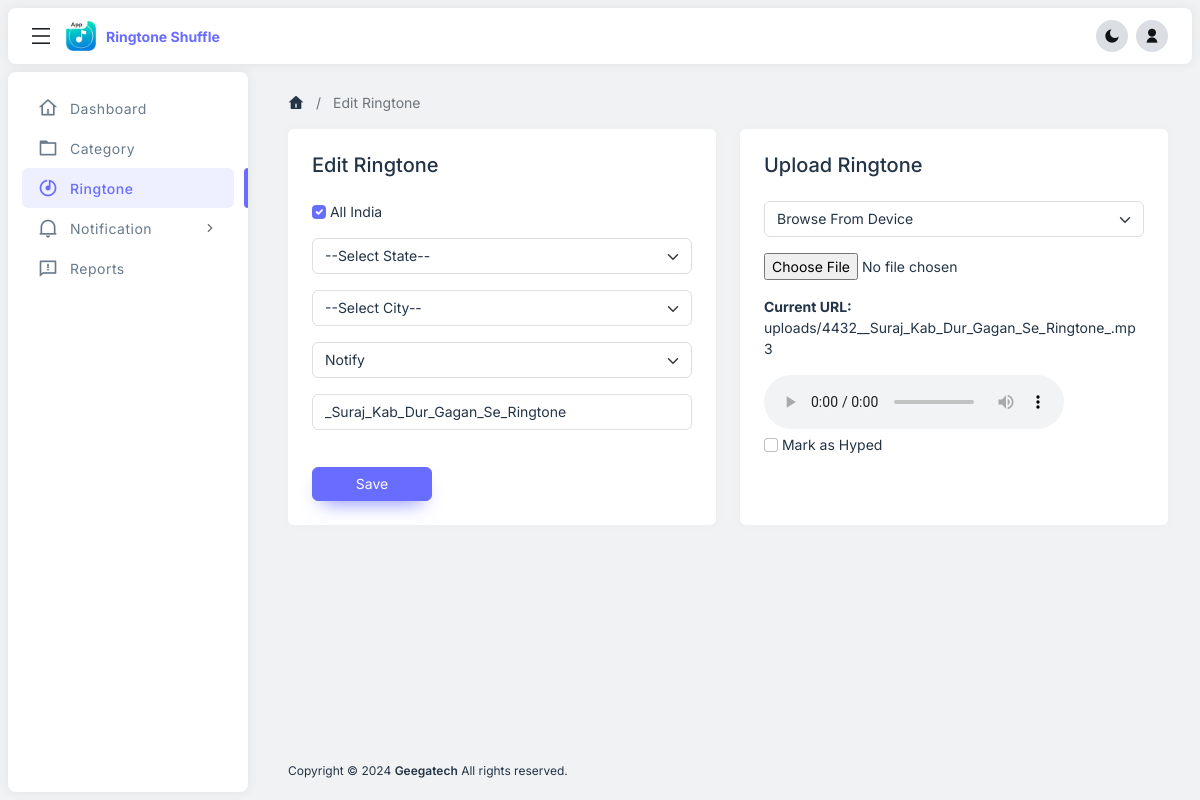
The page /create_ringtone.php?ringtone_id=22 (signed in) on the database its author committed.
### tables this page shows
CREATE TABLE `tbl_ringtone` (
  `id` int(11) NOT NULL,
  `cat_id` int(11) NOT NULL,
  `state_id` int(11) DEFAULT NULL,
  `city_id` int(11) DEFAULT NULL,
  `user_id` int(11) NOT NULL,
  `ringtone_title` varchar(255) NOT NULL,
  `ringtone_url` text NOT NULL,
  `audio_type` varchar(255) NOT NULL,
  `rate_avg` int(11) NOT NULL DEFAULT 0,
  `total_rate` int(11) NOT NULL DEFAULT 0,
  `total_views` int(11) NOT NULL DEFAULT 0,
  `total_download` int(11) NOT NULL DEFAULT 0,
  `is_hyped` tinyint(4) DEFAULT 0,
  `is_all` tinyint(4) NOT NULL DEFAULT 0,
  `play_times` int(11) DEFAULT NULL,
  `active` int(1) NOT NULL DEFAULT 1,
  `status` int(1) NOT NULL DEFAULT 1,
  `created_at` datetime DEFAULT current_timestamp(),
  `updated_at` datetime DEFAULT current_timestamp() ON UPDATE current_timestamp()
);

### create_ringtone.php (the view, shortened to what this page needs)
<?php
    $page_title=(isset($_GET['ringtone_id'])) ? 'Edit Ringtone' : 'Create Ringtone';
    include("includes/header.php");
    $page_save=(isset($_GET['ringtone_id'])) ? 'Save' : 'Create';
    if(isset($_GET['ringtone_id'])){
        $qry="SELECT * FROM tbl_ringtone where id='".$_GET['ringtone_id']."'";
        $result=mysqli_query($mysqli,$qry);
        $row=mysqli_fetch_assoc($result);
    }
?>
<main id="nsofts_main">
    <div class="nsofts-container">
        <nav aria-label="breadcrumb">
            <ol class="breadcrumb align-items-center">
                <li class="breadcrumb-item d-inline-flex"><a href="dashboard.php"><i class="ri-home-4-fill"></i></a></li>
                <li class="breadcrumb-item d-inline-flex active" aria-current="page"><?php echo (isset($page_title)) ? $page_title : "" ?></li>
            </ol>
        </nav>
        <form action="" name="addeditaudio" method="POST" enctype="multipart/form-data">
            <div class="row g-4">
                <div class="col-lg-6">
                    <div class="card h-100">
                        <div class="card-body p-4">
                            <h5 class="mb-4"><?=$page_title ?></h5>
                            <div class="mb-3">
                                <input type="checkbox" name="is_all" id="is_all" class="form-check-input" <?php if(isset($row['is_all']) && $row['is_all'] == 1) { echo 'checked'; } ?>>
                                <label for="is_all">All India</label>
                            </div>
                            <div class="mb-3">
                            </div>
                            <div class="mb-3">
                            </div>
                            <div class="mb-3">
                            </div>
                            <div class="mb-3">
                                <input type="text" name="ringtone_title" id="ringtone_title" class="form-control" value="<?php if(isset($_GET['ringtone_id'])){echo $row['ringtone_title'];}?>" placeholder="Enter Ringtone title" required>
                            </div>
                            <button type="submit" name="submit" class="btn btn-primary" style="min-width: 120px;"><?=$page_save?></button>
                        </div>
                    </div>
                </div>
                <div class="col-lg-6">
                    <div class="card h-100">
                        <div class="card-body p-4">
                            <h5 class="mb-4">Upload Ringtone</h5>
                            <div class="mb-3">
                            </div>
                            <div class="mb-3" id="audio_local_display" <?php if(isset($_GET['ringtone_id'])){ ?> <?php if($row['audio_type']!='local'){?>style="display:none;"<?php }?> <?php } else { ?>  style="display:none;" <?php } ?>>
                                <input type="file" class="form-control-file" name="audio_local" accept=".mp3" onchange="fileValidationAudio()" id="audio_local" >
                            </div>
                            <?php if(isset($_GET['ringtone_id'])){ ?>
                                <?php
                                $file_path = null;
                                  $audio_file=$row['ringtone_url'];
                                  if($row['audio_type']=='local'){
                                    $audio_file=$file_path.'uploads/'.basename($row['ringtone_url']);
                                  }
                                  ?>
                            <?php } else { ?>
                                <?php $audio_file=""; ?>
                            <?php } ?>
                            <div id="audio_player" class="nemosofts-player" <?php if(isset($_GET['ringtone_id'])){ ?> <?php if($row['audio_type']!='local'){?>style="display:none;"<?php }?> <?php } else { ?>  style="display:none;" <?php } ?>>
                                <p><strong>Current URL:</strong> <?=$audio_file?></p>
                                <audio id="audio" controls src="<?=$audio_file?>"></audio>
                            </div>
                            <div class="mb-3">
                                <input type="checkbox" name="is_hyped" id="is_hyped" class="form-check-input"> <?php if(isset($row['is_hyped']) && $row['is_hyped'] == 1) { echo 'checked'; } ?>
                                <label for="is_hyped">Mark as Hyped</label>
                            </div>
                        </div>
                    </div>
                </div>
            </div>
        </form>
    </div>
</main>
<?php include("includes/footer.php");?>

### assets/css/styles.css (style rules this page uses)
:root { --ns-white: #ffffff; --ns-gray-10: #f1f2f3; --ns-gray-20: #dbdfe3; --ns-gray-30: #8592a3; --ns-gray-40: #233446; --ns-gray-100: #717273; --ns-gray-200: #636567; --ns-gray-300: #515355; --ns-gray-400: #454749; --ns-gray-500: #3a3c3e; --ns-gray-600: #202326; --ns-gray-700: #101316; --ns-primary: #686cff; --ns-secondary: var(--ns-gray-30); --ns-success: #71dd39; --ns-danger: #ff3e1d; --ns-warning: #ffab00; --ns-info: #03c2ec; --ns-dark: var(--ns-gray-40); --ns-primary-rgb: 104 108 255; --ns-secondary-rgb: 133 146 163; --ns-success-rgb: 113 221 57; --ns-danger-rgb: 255 62 29; --ns-warning-rgb: 255 171 0; --ns-info-rgb: 3 194 236; --ns-dark-rgb: 35 52 70; --ns-body-font-family: 'Inter', sans-serif; --ns-body-font-size: 14px; --ns-body-bg: var(--ns-gray-10); --ns-body-color: var(--ns-gray-40); --ns-layout-gutter: 8px; --ns-header-min-height: 56px; --ns-sidebar-width: 240px; --ns-main-padding-y: 48px; --ns-container-max-width: 1280px; --ns-bg-opacity: 1; }
body { font-family: var(--ns-body-font-family); font-size: var(--ns-body-font-size); background-color: var(--ns-body-bg); color: var(--ns-body-color); }
body:before { content: ''; position: fixed; top: 0; left: 0; width: 100%; height: 40px; background-color: rgb(255 255 255 / 5%); z-index: 1; backdrop-filter: blur(8px); }
h1, h2, h3, h4, h5, h6 { color: var(--dark-theme-bg); }
a { outline: none; color: var(--ns-primary); }
[class^="ri-"], [class*="ri-"] { line-height: 1; font-size: 16px; }
.btn { font-size: var(--ns-body-font-size); line-height: 20px; background-color: var(--ns-btn-bg); border-color: var(--ns-btn-border-color); color: var(--ns-btn-color); }
.btn-primary { --ns-btn-color: #fff; --ns-btn-bg: var(--ns-primary); --ns-btn-border-color: var(--ns-primary); --ns-btn-hover-color: #fff; --ns-btn-hover-bg: #686cff; --ns-btn-hover-border-color: #686cff; --ns-btn-active-color: #fff; --ns-btn-active-bg: #686cff; --ns-btn-active-border-color: #686cff; --ns-btn-disabled-color: #fff; --ns-btn-disabled-bg: var(--ns-primary); --ns-btn-disabled-border-color: var(--ns-primary); box-shadow: 0 10px 20px -10px #686cff; -webkit-box-shadow: 0 10px 20px -10px #686cff; }
.breadcrumb a { color: inherit; text-decoration: none; line-height: 1; display: inline-flex; }
.breadcrumb-item + .breadcrumb-item { padding-left: 12px; }
.breadcrumb-item + .breadcrumb-item::before { padding-right: 12px; }
.card { border: none; -webkit-box-shadow: 0px 0px 10px 2px rgba(0,0,0,0.02); box-shadow: 0px 0px 10px 2px rgba(0,0,0,0.02); }
.form-control, .form-select { font-size: 14px; padding-top: 8px; padding-bottom: 8px; line-height: 18px; color: var(--ns-body-color); border-color: var(--ns-gray-20); }
.form-check-input:checked { background-color: var(--ns-primary) !important; border-color: var(--ns-primary); }
#nsofts_main, #nsofts_footer { padding: var(--ns-layout-gutter); -webkit-transition: all 0.35s; transition: all 0.35s; }
#nsofts_main { margin-top: calc(var(--ns-header-min-height) + (var(--ns-layout-gutter) * 2)); min-height: calc(100vh - (var(--ns-header-min-height) + (var(--ns-layout-gutter) * 4) + 66px)); }
.nsofts-container { width: 100%; max-width: var(--ns-container-max-width); margin-left: auto; margin-right: auto; }
@media (min-width: 1200px) { #nsofts_main, #nsofts_footer { padding-left: 32px; padding-right: 32px; margin-left: calc(var(--ns-sidebar-width) + (var(--ns-layout-gutter) * 2)); } }
@media (min-width: 1200px) { #nsofts_main { margin-top: calc(var(--ns-header-min-height) + (var(--ns-layout-gutter) * 3.5)); } }

### rows shown on the page
tbl_ringtone: is_all "☑", ringtone_title "_Suraj_Kab_Dur_Gagan_Se_Ringtone", ringtone_url "uploads/4432__Suraj_Kab_Dur_Gagan_Se_Ringtone_.mp3"

### other values the page prints
APP_NAME "Ringtone Shuffle"
$page_title "Edit Ringtone"
$page_save "Save"
